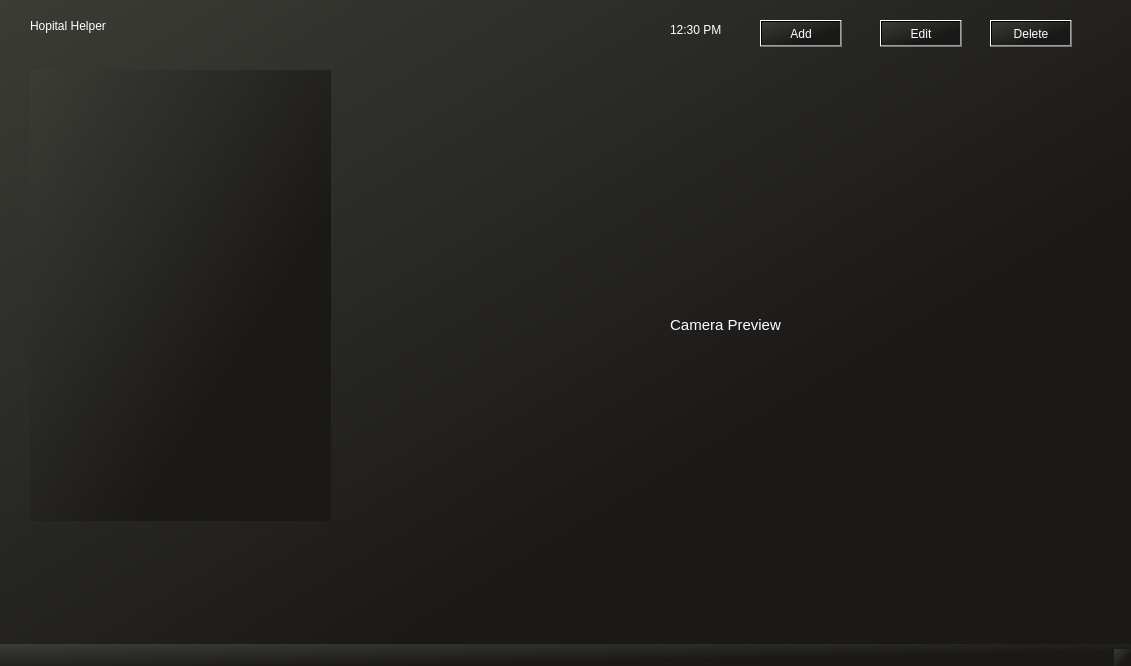
<?xml version="1.0" encoding="UTF-8"?>
<ui version="4.0">
 <class>AddCamera</class>
 <widget class="QMainWindow" name="AddCamera">
  <property name="geometry">
   <rect>
    <x>0</x>
    <y>0</y>
    <width>1131</width>
    <height>666</height>
   </rect>
  </property>
  <property name="windowTitle">
   <string>AddCamera</string>
  </property>
  <property name="styleSheet">
   <string notr="true">background-color: qlineargradient(spread:pad, x1:0, y1:0, x2:0.709, y2:0.670455, stop:0 rgba(58, 60, 53, 255), stop:0.969849 rgba(27, 25, 24, 255));</string>
  </property>
  <widget class="QWidget" name="centralwidget">
   <widget class="QLabel" name="camera_preview">
    <property name="geometry">
     <rect>
      <x>360</x>
      <y>60</y>
      <width>731</width>
      <height>531</height>
     </rect>
    </property>
    <property name="styleSheet">
     <string notr="true">border: None; background-color: transparent; color: white;</string>
    </property>
    <property name="text">
     <string>&lt;!DOCTYPE HTML PUBLIC &quot;-//W3C//DTD HTML 4.0//EN&quot; &quot;http://www.w3.org/TR/REC-html40/strict.dtd&quot;&gt;
&lt;html&gt;&lt;head&gt;&lt;meta name=&quot;qrichtext&quot; content=&quot;1&quot; /&gt;&lt;style type=&quot;text/css&quot;&gt;
p, li { white-space: pre-wrap; }
&lt;/style&gt;&lt;/head&gt;&lt;body style=&quot; font-family:'SF Pro Display'; font-size:11pt; font-weight:400; font-style:normal;&quot;&gt;
&lt;p align=&quot;center&quot; style=&quot; margin-top:0px; margin-bottom:0px; margin-left:0px; margin-right:0px; -qt-block-indent:0; text-indent:0px;&quot;&gt;Camera Preview&lt;/p&gt;&lt;/body&gt;&lt;/html&gt;</string>
    </property>
   </widget>
   <widget class="QLabel" name="label_2">
    <property name="geometry">
     <rect>
      <x>30</x>
      <y>10</y>
      <width>161</width>
      <height>31</height>
     </rect>
    </property>
    <property name="styleSheet">
     <string notr="true">border: None; background-color: transparent; color: white;
font: 75 18pt &quot;SF Pro Display&quot;;</string>
    </property>
    <property name="text">
     <string>Hopital Helper</string>
    </property>
   </widget>
   <widget class="QLabel" name="label_3">
    <property name="geometry">
     <rect>
      <x>670</x>
      <y>20</y>
      <width>71</width>
      <height>19</height>
     </rect>
    </property>
    <property name="styleSheet">
     <string notr="true">border: None; background-color: transparent; color: white;</string>
    </property>
    <property name="text">
     <string>12:30 PM</string>
    </property>
   </widget>
   <widget class="Line" name="line">
    <property name="geometry">
     <rect>
      <x>910</x>
      <y>20</y>
      <width>20</width>
      <height>21</height>
     </rect>
    </property>
    <property name="styleSheet">
     <string notr="true">background-color: transparent; color: white;
border-color: rgb(255, 255, 255);</string>
    </property>
    <property name="orientation">
     <enum>Qt::Vertical</enum>
    </property>
   </widget>
   <widget class="QWidget" name="verticalLayoutWidget">
    <property name="geometry">
     <rect>
      <x>30</x>
      <y>70</y>
      <width>301</width>
      <height>451</height>
     </rect>
    </property>
    <layout class="QVBoxLayout" name="verticalLayout">
     <property name="topMargin">
      <number>9</number>
     </property>
    </layout>
   </widget>
   <widget class="QPushButton" name="editBtn">
    <property name="geometry">
     <rect>
      <x>880</x>
      <y>20</y>
      <width>82</width>
      <height>27</height>
     </rect>
    </property>
    <property name="styleSheet">
     <string notr="true">color: white</string>
    </property>
    <property name="text">
     <string>Edit</string>
    </property>
   </widget>
   <widget class="QPushButton" name="deleteBtn">
    <property name="geometry">
     <rect>
      <x>990</x>
      <y>20</y>
      <width>82</width>
      <height>27</height>
     </rect>
    </property>
    <property name="styleSheet">
     <string notr="true">color : white</string>
    </property>
    <property name="text">
     <string>Delete</string>
    </property>
   </widget>
   <widget class="QPushButton" name="addBtn">
    <property name="geometry">
     <rect>
      <x>760</x>
      <y>20</y>
      <width>82</width>
      <height>27</height>
     </rect>
    </property>
    <property name="styleSheet">
     <string notr="true">color: white</string>
    </property>
    <property name="text">
     <string>Add</string>
    </property>
   </widget>
  </widget>
  <widget class="QStatusBar" name="statusbar"/>
 </widget>
 <resources/>
 <connections/>
</ui>
